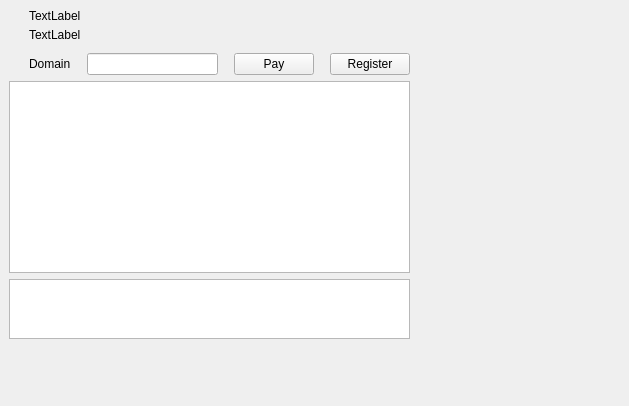
<?xml version="1.0" encoding="UTF-8"?>
<ui version="4.0">
 <class>SubscriptionWidget</class>
 <widget class="QWidget" name="SubscriptionWidget">
  <property name="geometry">
   <rect>
    <x>0</x>
    <y>0</y>
    <width>629</width>
    <height>406</height>
   </rect>
  </property>
  <property name="windowTitle">
   <string>Form</string>
  </property>
  <layout class="QHBoxLayout" name="horizontalLayout_2" stretch="2,1">
   <property name="spacing">
    <number>0</number>
   </property>
   <property name="leftMargin">
    <number>0</number>
   </property>
   <property name="topMargin">
    <number>0</number>
   </property>
   <property name="rightMargin">
    <number>0</number>
   </property>
   <property name="bottomMargin">
    <number>0</number>
   </property>
   <item>
    <widget class="QWidget" name="left" native="true">
     <layout class="QVBoxLayout" name="verticalLayout">
      <item>
       <layout class="QHBoxLayout" name="horizontalLayout_3">
        <property name="spacing">
         <number>0</number>
        </property>
        <property name="leftMargin">
         <number>20</number>
        </property>
        <item>
         <layout class="QVBoxLayout" name="verticalLayout_8">
          <property name="spacing">
           <number>5</number>
          </property>
          <item>
           <widget class="QLabel" name="labelTitle">
            <property name="text">
             <string>TextLabel</string>
            </property>
           </widget>
          </item>
          <item alignment="Qt::AlignTop">
           <widget class="QLabel" name="labelSubtitle1">
            <property name="text">
             <string>TextLabel</string>
            </property>
           </widget>
          </item>
         </layout>
        </item>
        <item>
         <spacer name="horizontalSpacer">
          <property name="orientation">
           <enum>Qt::Horizontal</enum>
          </property>
          <property name="sizeHint" stdset="0">
           <size>
            <width>40</width>
            <height>20</height>
           </size>
          </property>
         </spacer>
        </item>
       </layout>
      </item>
      <item>
       <spacer name="verticalSpacer">
        <property name="orientation">
         <enum>Qt::Vertical</enum>
        </property>
        <property name="sizeType">
         <enum>QSizePolicy::Fixed</enum>
        </property>
        <property name="sizeHint" stdset="0">
         <size>
          <width>20</width>
          <height>5</height>
         </size>
        </property>
       </spacer>
      </item>
      <item>
       <layout class="QHBoxLayout" name="horizontalLayout">
        <item>
         <spacer name="horizontalSpacer_6">
          <property name="orientation">
           <enum>Qt::Horizontal</enum>
          </property>
          <property name="sizeType">
           <enum>QSizePolicy::Fixed</enum>
          </property>
          <property name="sizeHint" stdset="0">
           <size>
            <width>20</width>
            <height>20</height>
           </size>
          </property>
         </spacer>
        </item>
        <item>
         <widget class="QLabel" name="lblDomain">
          <property name="text">
           <string>Domain</string>
          </property>
         </widget>
        </item>
        <item>
         <spacer name="horizontalSpacer_4">
          <property name="orientation">
           <enum>Qt::Horizontal</enum>
          </property>
          <property name="sizeType">
           <enum>QSizePolicy::Fixed</enum>
          </property>
          <property name="sizeHint" stdset="0">
           <size>
            <width>10</width>
            <height>20</height>
           </size>
          </property>
         </spacer>
        </item>
        <item>
         <widget class="QLineEdit" name="txtDomainInput"/>
        </item>
        <item>
         <spacer name="horizontalSpacer_2">
          <property name="orientation">
           <enum>Qt::Horizontal</enum>
          </property>
          <property name="sizeType">
           <enum>QSizePolicy::Fixed</enum>
          </property>
          <property name="sizeHint" stdset="0">
           <size>
            <width>10</width>
            <height>20</height>
           </size>
          </property>
         </spacer>
        </item>
        <item>
         <widget class="QPushButton" name="btnPay">
          <property name="text">
           <string>Pay</string>
          </property>
         </widget>
        </item>
        <item>
         <spacer name="horizontalSpacer_3">
          <property name="orientation">
           <enum>Qt::Horizontal</enum>
          </property>
          <property name="sizeType">
           <enum>QSizePolicy::Fixed</enum>
          </property>
          <property name="sizeHint" stdset="0">
           <size>
            <width>10</width>
            <height>20</height>
           </size>
          </property>
         </spacer>
        </item>
        <item>
         <widget class="QPushButton" name="btnRegister">
          <property name="text">
           <string>Register</string>
          </property>
         </widget>
        </item>
       </layout>
      </item>
      <item>
       <widget class="QListView" name="listSites">
        <property name="mouseTracking">
         <bool>true</bool>
        </property>
       </widget>
      </item>
      <item>
       <widget class="QPlainTextEdit" name="txtDebug">
        <property name="minimumSize">
         <size>
          <width>0</width>
          <height>60</height>
         </size>
        </property>
        <property name="maximumSize">
         <size>
          <width>16777215</width>
          <height>60</height>
         </size>
        </property>
       </widget>
      </item>
      <item>
       <spacer name="verticalSpacer_2">
        <property name="orientation">
         <enum>Qt::Vertical</enum>
        </property>
        <property name="sizeHint" stdset="0">
         <size>
          <width>20</width>
          <height>40</height>
         </size>
        </property>
       </spacer>
      </item>
     </layout>
    </widget>
   </item>
   <item>
    <widget class="QWidget" name="right" native="true">
     <layout class="QVBoxLayout" name="verticalLayout_5">
      <property name="leftMargin">
       <number>0</number>
      </property>
      <property name="topMargin">
       <number>0</number>
      </property>
      <property name="rightMargin">
       <number>0</number>
      </property>
      <property name="bottomMargin">
       <number>0</number>
      </property>
      <item>
       <layout class="QVBoxLayout" name="verticalLayout_4">
        <property name="spacing">
         <number>6</number>
        </property>
        <item>
         <widget class="OptionButton" name="btnAbout" native="true">
          <property name="minimumSize">
           <size>
            <width>0</width>
            <height>50</height>
           </size>
          </property>
         </widget>
        </item>
        <item>
         <widget class="OptionButton" name="btnAboutController" native="true">
          <property name="minimumSize">
           <size>
            <width>0</width>
            <height>50</height>
           </size>
          </property>
         </widget>
        </item>
        <item>
         <spacer name="verticalSpacer_5">
          <property name="orientation">
           <enum>Qt::Vertical</enum>
          </property>
          <property name="sizeHint" stdset="0">
           <size>
            <width>20</width>
            <height>40</height>
           </size>
          </property>
         </spacer>
        </item>
       </layout>
      </item>
     </layout>
    </widget>
   </item>
  </layout>
 </widget>
 <customwidgets>
  <customwidget>
   <class>OptionButton</class>
   <extends>QWidget</extends>
   <header>qt/passion/optionbutton.h</header>
   <container>1</container>
  </customwidget>
 </customwidgets>
 <resources/>
 <connections/>
</ui>
